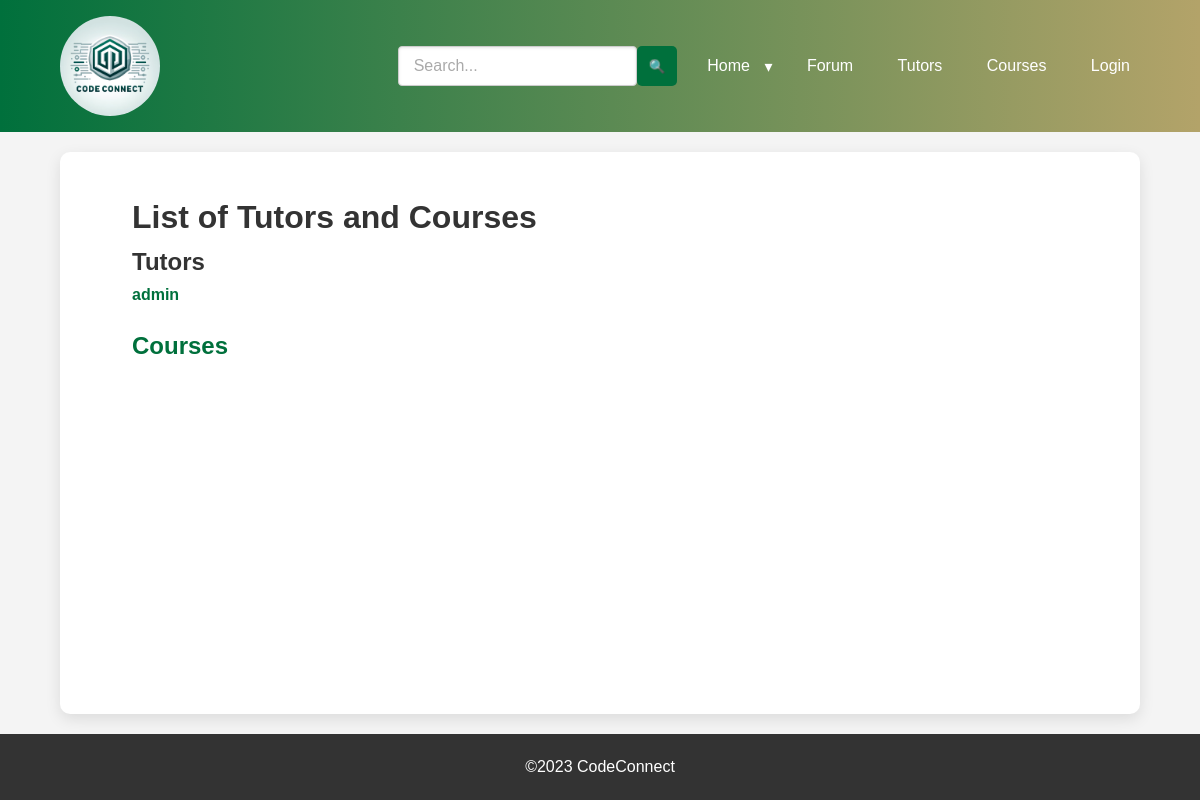
/tutoring/list_tutors, run on an earlier commit of the app's database.
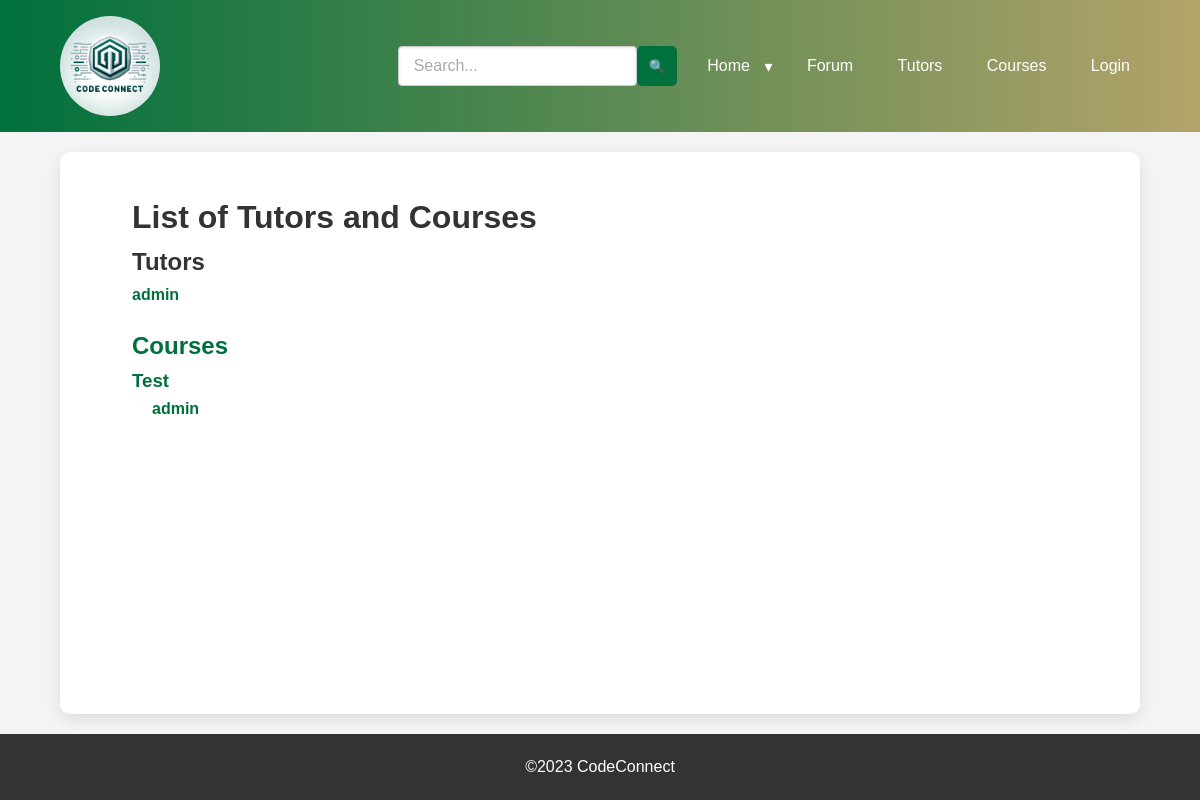
And on a later commit of the database.
### app/models.py (models this page shows, shortened)
class User(UserMixin, db.Model):
    id = db.Column(db.Integer, primary_key=True)
    username = db.Column(db.String(64), index=True, unique=True)
    email = db.Column(db.String(120), index=True, unique=True)
    password_hash = db.Column(db.String(128))
    description = db.Column(db.Text, default='')
    profile = db.relationship('Profile', back_populates='user', uselist=False)
    events = db.relationship('Event', back_populates='organizer', lazy='dynamic')
    posts = db.relationship('ForumPost', back_populates='author', lazy='dynamic')
    comments = db.relationship('Comment', back_populates='commenter', lazy='dynamic')
    is_tutor = db.Column(db.Boolean, default=False)  # Indicates if the user is available for tutoring
    sessions = db.relationship('TutoringSession', back_populates='tutor', lazy='dynamic')
    courses = db.relationship('Course', secondary=tutors_courses, back_populates='tutors')
    forums = db.relationship('Forum', back_populates='user', lazy='dynamic')

class Course(db.Model):
    id = db.Column(db.Integer, primary_key=True)
    name = db.Column(db.String(100))
    description = db.Column(db.Text)
    creator_id = db.Column(db.Integer, db.ForeignKey('user.id'))
    sessions = db.relationship('TutoringSession', back_populates='course', lazy='dynamic')
    tutors = db.relationship('User', secondary=tutors_courses, back_populates='courses')
    forums = db.relationship('Forum', secondary=courses_forums, back_populates='courses')

### app/tutoring/routes.py (the view)
@tutoring.route('/list_tutors')
def list_tutors():
    tutors = User.query.filter_by(is_tutor=True).all()
    courses_with_tutors = Course.query.all()
    return render_template('tutoring/list_tutors.html', tutors=tutors, courses_with_tutors=courses_with_tutors)

### app/tutoring/templates/tutoring/list_tutors.html (shortened to what this page needs)
{% extends 'base.html' %}
{% block content %}
<main class="container">
    <div class="container">
        <h1>List of Tutors and Courses</h1>
        <h2 class="tutors-title">Tutors</h2>
        <ul class="tutor-list">
            {% for tutor in tutors %}
                <li class="tutor-item">
                    <a href="{{ url_for('tutoring.tutor_profile', tutor_id=tutor.id) }}">{{ tutor.username }}</a>
                </li>
            {% endfor %}
        </ul>
        <h2 class="courses-title">Courses</h2>
        {% for course in courses_with_tutors %}
            <div class="course-item">
                <h3><a href="{{ url_for('courses.course_detail', course_id=course.id) }}">{{ course.name }}</a></h3>
                <ul class="tutor-list indented">
                    {% for tutor in course.tutors %}
                        <li class="tutor-item">
                            <a href="{{ url_for('tutoring.tutor_profile', tutor_id=tutor.id) }}">{{ tutor.username }}</a>
                        </li>
                    {% endfor %}
                </ul>
            </div>
        {% endfor %}
    </div>
</main>
{% endblock %}

What changed in the data, as far as the page shows it:
added Course: name "Test", User (username "admin")
